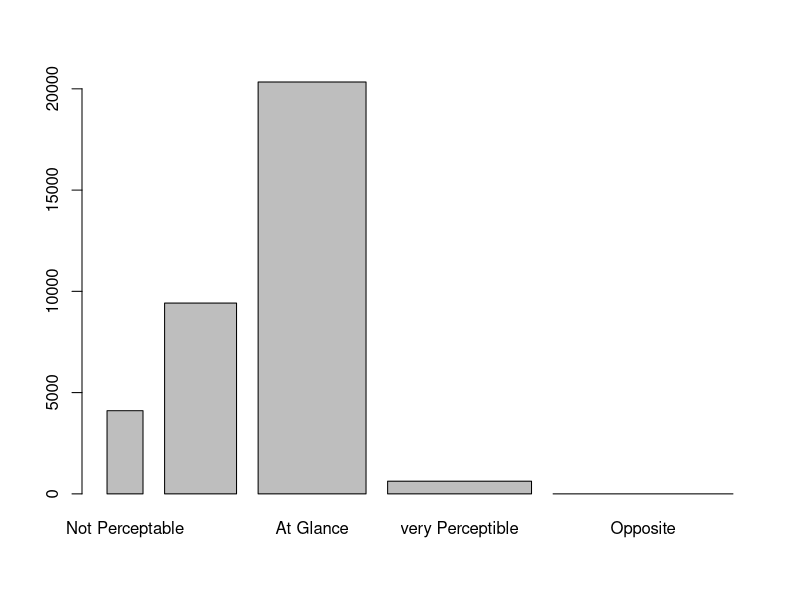
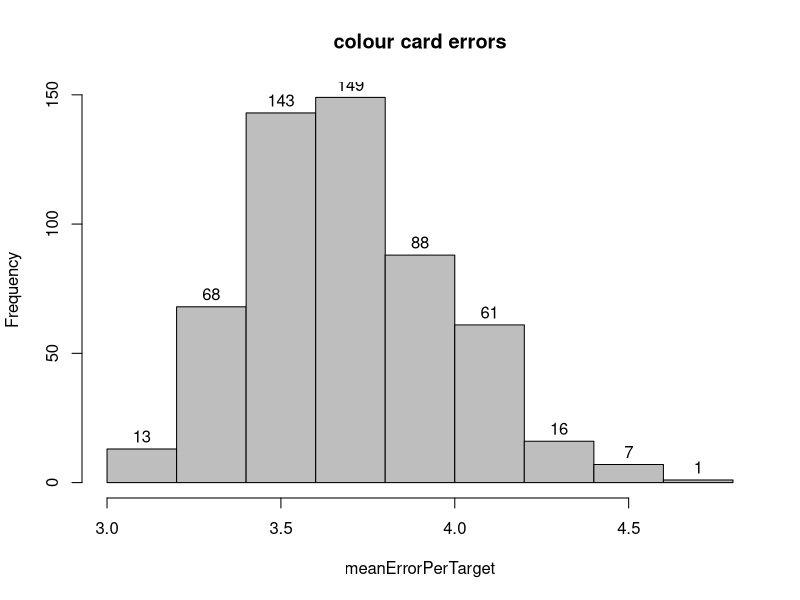
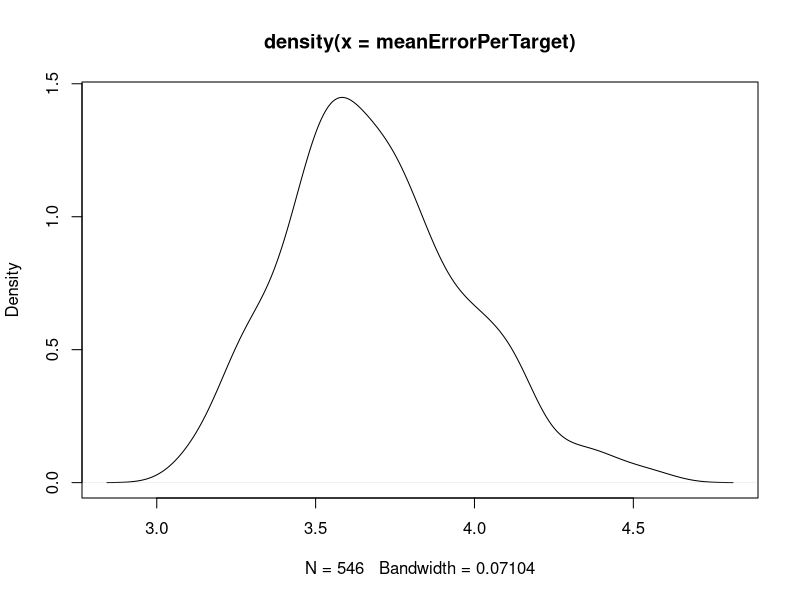
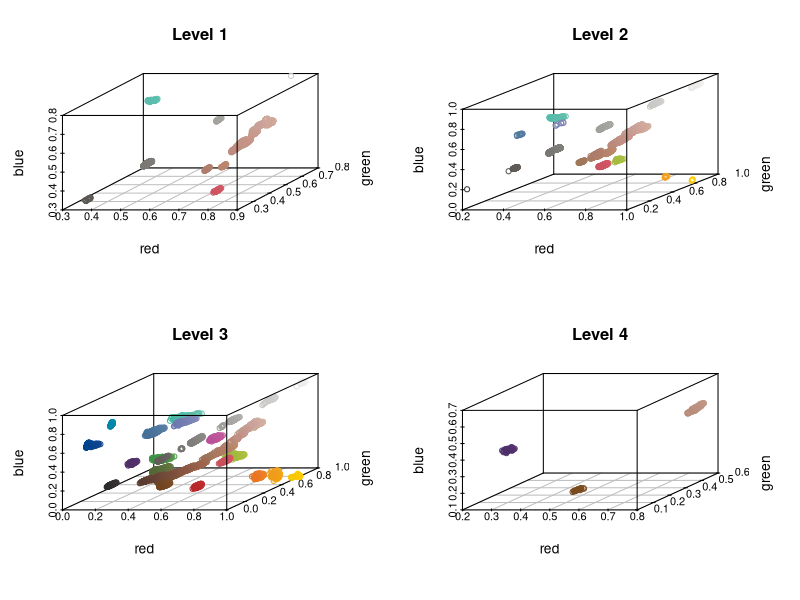

The R script that drew these images, in order:
#load the data
setwd("datavis2018")
lab <- read.csv2("data/LabMeasurements-Color-Card.csv")
Master <- read.csv2("data/MasterColorCard.csv")

#t() tranposes the matrix  and c() puts it all into one row
MasterAsOneRow <- c(t(as.matrix(Master[,9:11])))

#creates a matrix by repeating the rows to fit the lab data 
MasterSameSizeAsLab <- matrix(rep(MasterAsOneRow, 13*42), byrow = TRUE,nrow = 13*42)

#cuts off row and col column from lab data
LabWithoutFirstColumns <- lab[,-c(1:2)]

#create a matrx that contains the differences between the Lab values of master and lab
DeltaMasterLab <- MasterSameSizeAsLab - LabWithoutFirstColumns

#square the differences
DeltaMasterSquared <- DeltaMasterLab^2

#SpotErrorMatrix contains Lab Errors for each spot (one row is one colour card)
SpotErrorMatrix <- matrix(NA, nrow = 546, ncol = 64, byrow = FALSE)
#fill the empty matrix with the computed errors
for (i in 1:ncol(SpotErrorMatrix)) {
  SpotErrorMatrix[,i] <- sqrt(rowSums(DeltaMasterSquared[,(i-1)*3+(1:3)]))
}
#compute min's and max's
deltaERangePerCard  <- matrix(NA, nrow = nrow(SpotErrorMatrix), ncol = 4, byrow = FALSE)
rownames(deltaERangePerCard) <- c(1:nrow(SpotErrorMatrix))
colnames(deltaERangePerCard) <- c("Minimum","MinIndex","Maximum","MaxIndex")

for (i in 1:nrow(SpotErrorMatrix)) {
  deltaMinPerCard <- min(SpotErrorMatrix[i,])
  deltaMaxPerCard <- max(SpotErrorMatrix[i,])
  minIndex <- match(c(deltaMinPerCard),SpotErrorMatrix[i,])
  maxIndex <- match(c(deltaMaxPerCard),SpotErrorMatrix[i,])
  deltaERangePerCard[i,"Minimum"] <- deltaMinPerCard
  deltaERangePerCard[i,"MinIndex"]<-minIndex
  deltaERangePerCard[i,"Maximum"] <- max(SpotErrorMatrix[i,])
  deltaERangePerCard[i,"MaxIndex"]<-maxIndex
}
match(c(min(apply(deltaERangePerCard,2,min))),deltaERangePerCard)

#deltaERangePerCard <- as.table(deltaERangePerCard)
#deltaERangePerCard["Minimum"] 

#count how many spots belong into each visibility group
VisLevelOne <- sum(SpotErrorMatrix<=1)
VisLevelTwo <- sum((SpotErrorMatrix>1) & (SpotErrorMatrix<2))
VisLevelThree <- sum((SpotErrorMatrix>2) & (SpotErrorMatrix<10))
VisLevelFour <- sum((SpotErrorMatrix>11) & (SpotErrorMatrix<49))
VisLevelFive <- sum(SpotErrorMatrix>50)

#plot the groups
barplot(c(VisLevelOne,VisLevelTwo,VisLevelThree,VisLevelFour,VisLevelFive),
        (1:5),
        names.arg = c("Not Perceptable","Hardly Perceptable","At Glance","very Perceptible","Opposite"))

#visibility of color changes per card
meanErrorPerTarget <- rowMeans(SpotErrorMatrix)

#plot the groups
hist(meanErrorPerTarget, breaks="Sturge", col="grey", labels = T,main="colour card errors")
plot(density(meanErrorPerTarget))

#visibility of color changes per sample
meanErrorPerSample <- c(1:13)

for (i in 1:13) {
  counter<-i;
  for (x in 1:42){
    meanErrorPerSample[i]<-meanErrorPerSample[i]+meanErrorPerTarget[counter]
    counter<-counter+13
  }
  meanErrorPerSample[i]<- meanErrorPerSample[i]/42
}


#try to get back from error to lab values in table
#get indexes of errors in certain level
LumenIndexVisLvlOne <- which(SpotErrorMatrix<=1, arr.ind=TRUE)
LumenIndexVisLvlTwo <- which(((SpotErrorMatrix>1) & (SpotErrorMatrix<2)), arr.ind=TRUE)
LumenIndexVisLvlThree <- which(((SpotErrorMatrix>2) & (SpotErrorMatrix<10)), arr.ind=TRUE)
LumenIndexVisLvlFour <- which(((SpotErrorMatrix>11) & (SpotErrorMatrix<49)), arr.ind=TRUE)
#create helper to retrieve indexes of L values
columnIndexesInLabMatrix<-seq(from=1, to=192,by=3)
#create matrix to fill
LabVisLevelOne <- matrix(NA, nrow = nrow(LumenIndexVisLvlOne), ncol = 3, byrow = FALSE)
LabVisLevelTwo <- matrix(NA, nrow = nrow(LumenIndexVisLvlTwo), ncol = 3, byrow = FALSE)
LabVisLevelThree <- matrix(NA, nrow = nrow(LumenIndexVisLvlThree), ncol = 3, byrow = FALSE)
LabVisLevelFour <- matrix(NA, nrow = nrow(LumenIndexVisLvlFour), ncol = 3, byrow = FALSE)

#get the lab values for each element of the index list
for(i in 1:nrow(LumenIndexVisLvlOne)){
  LabVisLevelOne[i,1]<-LabWithoutFirstColumns[LumenIndexVisLvlOne[i,1],columnIndexesInLabMatrix[LumenIndexVisLvlOne[i,2]]]
  LabVisLevelOne[i,2]<-LabWithoutFirstColumns[LumenIndexVisLvlOne[i,1],columnIndexesInLabMatrix[LumenIndexVisLvlOne[i,2]]+1]
  LabVisLevelOne[i,3]<-LabWithoutFirstColumns[LumenIndexVisLvlOne[i,1],columnIndexesInLabMatrix[LumenIndexVisLvlOne[i,2]]+2]
}

for(i in 1:nrow(LumenIndexVisLvlTwo)){
  LabVisLevelTwo[i,1]<-LabWithoutFirstColumns[LumenIndexVisLvlTwo[i,1],columnIndexesInLabMatrix[LumenIndexVisLvlTwo[i,2]]]
  LabVisLevelTwo[i,2]<-LabWithoutFirstColumns[LumenIndexVisLvlTwo[i,1],columnIndexesInLabMatrix[LumenIndexVisLvlTwo[i,2]]+1]
  LabVisLevelTwo[i,3]<-LabWithoutFirstColumns[LumenIndexVisLvlTwo[i,1],columnIndexesInLabMatrix[LumenIndexVisLvlTwo[i,2]]+2]
}

for(i in 1:nrow(LumenIndexVisLvlThree)){
  LabVisLevelThree[i,1]<-LabWithoutFirstColumns[LumenIndexVisLvlThree[i,1],columnIndexesInLabMatrix[LumenIndexVisLvlThree[i,2]]]
  LabVisLevelThree[i,2]<-LabWithoutFirstColumns[LumenIndexVisLvlThree[i,1],columnIndexesInLabMatrix[LumenIndexVisLvlThree[i,2]]+1]
  LabVisLevelThree[i,3]<-LabWithoutFirstColumns[LumenIndexVisLvlThree[i,1],columnIndexesInLabMatrix[LumenIndexVisLvlThree[i,2]]+2]
}

for(i in 1:nrow(LumenIndexVisLvlFour)){
  LabVisLevelFour[i,1]<-LabWithoutFirstColumns[LumenIndexVisLvlFour[i,1],columnIndexesInLabMatrix[LumenIndexVisLvlFour[i,2]]]
  LabVisLevelFour[i,2]<-LabWithoutFirstColumns[LumenIndexVisLvlFour[i,1],columnIndexesInLabMatrix[LumenIndexVisLvlFour[i,2]]+1]
  LabVisLevelFour[i,3]<-LabWithoutFirstColumns[LumenIndexVisLvlFour[i,1],columnIndexesInLabMatrix[LumenIndexVisLvlFour[i,2]]+2]
}

#convert lab matrix to rgb matrix
RgbForVisLevelOne <- matrix(NA, nrow = nrow(LabVisLevelOne), ncol = 3, byrow = FALSE)
for(i in 1:nrow(LabVisLevelOne)){
  RgbForVisLevelOne[i,1:3]<-convertColor(LabVisLevelOne[i,1:3],from = "Lab", to="sRGB")
}

RgbForVisLevelTwo <- matrix(NA, nrow = nrow(LabVisLevelTwo), ncol = 3, byrow = FALSE)
for(i in 1:nrow(LabVisLevelTwo)){
  RgbForVisLevelTwo[i,1:3]<-convertColor(LabVisLevelTwo[i,1:3],from = "Lab", to="sRGB")
}

RgbForVisLevelThree <- matrix(NA, nrow = nrow(LabVisLevelThree), ncol = 3, byrow = FALSE)
for(i in 1:nrow(LabVisLevelThree)){
  RgbForVisLevelThree[i,1:3]<-convertColor(LabVisLevelThree[i,1:3],from = "Lab", to="sRGB")
}

RgbForVisLevelFour <- matrix(NA, nrow = nrow(LabVisLevelFour), ncol = 3, byrow = FALSE)
for(i in 1:nrow(LabVisLevelFour)){
  RgbForVisLevelFour[i,1:3]<-convertColor(LabVisLevelFour[i,1:3],from = "Lab", to="sRGB")
}

par(mfrow=c(2,2))
library(scatterplot3d)
scatterplot3d(RgbForVisLevelOne, color = rgb(RgbForVisLevelOne, alpha=1),xlab = "red", ylab = "green",zlab = "blue", main="Level 1")
scatterplot3d(RgbForVisLevelTwo, color = rgb(RgbForVisLevelTwo, alpha=1),xlab = "red", ylab = "green",zlab = "blue", main="Level 2")
scatterplot3d(RgbForVisLevelThree, color = rgb(RgbForVisLevelThree, alpha=1),xlab = "red", ylab = "green",zlab = "blue", main="Level 3")
scatterplot3d(RgbForVisLevelFour, color = rgb(RgbForVisLevelFour, alpha=1),xlab = "red", ylab = "green",zlab = "blue", main="Level 4")
